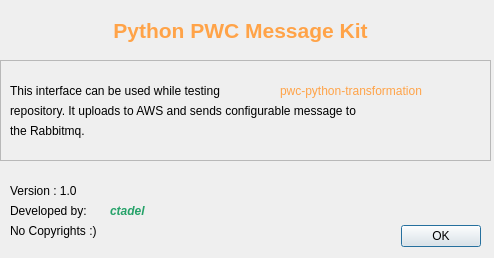
<?xml version="1.0" encoding="UTF-8"?>
<ui version="4.0">
 <class>about_window</class>
 <widget class="QDialog" name="about_window">
  <property name="geometry">
   <rect>
    <x>0</x>
    <y>0</y>
    <width>494</width>
    <height>258</height>
   </rect>
  </property>
  <property name="windowTitle">
   <string>About</string>
  </property>
  <property name="styleSheet">
   <string notr="true"/>
  </property>
  <widget class="QDialogButtonBox" name="buttonBox">
   <property name="geometry">
    <rect>
     <x>390</x>
     <y>220</y>
     <width>91</width>
     <height>32</height>
    </rect>
   </property>
   <property name="orientation">
    <enum>Qt::Horizontal</enum>
   </property>
   <property name="standardButtons">
    <set>QDialogButtonBox::Ok</set>
   </property>
  </widget>
  <widget class="QLabel" name="label">
   <property name="geometry">
    <rect>
     <x>100</x>
     <y>0</y>
     <width>281</width>
     <height>61</height>
    </rect>
   </property>
   <property name="maximumSize">
    <size>
     <width>801</width>
     <height>61</height>
    </size>
   </property>
   <property name="text">
    <string>&lt;html&gt;&lt;head/&gt;&lt;body&gt;&lt;p align=&quot;center&quot;&gt;&lt;span style=&quot; font-size:16pt; font-weight:600; color:#ffa348;&quot;&gt;Python PWC Message Kit&lt;/span&gt;&lt;/p&gt;&lt;/body&gt;&lt;/html&gt;</string>
   </property>
  </widget>
  <widget class="QFrame" name="frame">
   <property name="geometry">
    <rect>
     <x>0</x>
     <y>60</y>
     <width>491</width>
     <height>101</height>
    </rect>
   </property>
   <property name="frameShape">
    <enum>QFrame::StyledPanel</enum>
   </property>
   <property name="frameShadow">
    <enum>QFrame::Raised</enum>
   </property>
   <widget class="QLabel" name="label_2">
    <property name="geometry">
     <rect>
      <x>10</x>
      <y>10</y>
      <width>451</width>
      <height>41</height>
     </rect>
    </property>
    <property name="text">
     <string>This interface can be used while testing</string>
    </property>
   </widget>
   <widget class="QLabel" name="label_3">
    <property name="geometry">
     <rect>
      <x>10</x>
      <y>30</y>
      <width>501</width>
      <height>41</height>
     </rect>
    </property>
    <property name="text">
     <string>repository. It uploads to AWS and sends configurable message to</string>
    </property>
   </widget>
   <widget class="QLabel" name="label_4">
    <property name="geometry">
     <rect>
      <x>10</x>
      <y>50</y>
      <width>501</width>
      <height>41</height>
     </rect>
    </property>
    <property name="text">
     <string>the Rabbitmq.</string>
    </property>
   </widget>
   <widget class="QLabel" name="label_8">
    <property name="geometry">
     <rect>
      <x>280</x>
      <y>20</y>
      <width>191</width>
      <height>21</height>
     </rect>
    </property>
    <property name="styleSheet">
     <string notr="true">color: rgb(255, 163, 72)</string>
    </property>
    <property name="text">
     <string>pwc-python-transformation</string>
    </property>
   </widget>
  </widget>
  <widget class="QLabel" name="label_5">
   <property name="geometry">
    <rect>
     <x>10</x>
     <y>190</y>
     <width>101</width>
     <height>41</height>
    </rect>
   </property>
   <property name="text">
    <string>Developed by: </string>
   </property>
  </widget>
  <widget class="QLabel" name="label_6">
   <property name="geometry">
    <rect>
     <x>10</x>
     <y>210</y>
     <width>161</width>
     <height>41</height>
    </rect>
   </property>
   <property name="text">
    <string>No Copyrights :)</string>
   </property>
  </widget>
  <widget class="QLabel" name="label_7">
   <property name="geometry">
    <rect>
     <x>110</x>
     <y>190</y>
     <width>51</width>
     <height>41</height>
    </rect>
   </property>
   <property name="font">
    <font>
     <weight>75</weight>
     <italic>true</italic>
     <bold>true</bold>
    </font>
   </property>
   <property name="styleSheet">
    <string notr="true">color: rgb(38, 162, 105)</string>
   </property>
   <property name="text">
    <string>ctadel</string>
   </property>
  </widget>
  <widget class="QLabel" name="label_9">
   <property name="geometry">
    <rect>
     <x>10</x>
     <y>170</y>
     <width>161</width>
     <height>41</height>
    </rect>
   </property>
   <property name="text">
    <string>Version : 1.0</string>
   </property>
  </widget>
 </widget>
 <resources/>
 <connections>
  <connection>
   <sender>buttonBox</sender>
   <signal>accepted()</signal>
   <receiver>about_window</receiver>
   <slot>accept()</slot>
   <hints>
    <hint type="sourcelabel">
     <x>248</x>
     <y>254</y>
    </hint>
    <hint type="destinationlabel">
     <x>157</x>
     <y>274</y>
    </hint>
   </hints>
  </connection>
  <connection>
   <sender>buttonBox</sender>
   <signal>rejected()</signal>
   <receiver>about_window</receiver>
   <slot>reject()</slot>
   <hints>
    <hint type="sourcelabel">
     <x>316</x>
     <y>260</y>
    </hint>
    <hint type="destinationlabel">
     <x>286</x>
     <y>274</y>
    </hint>
   </hints>
  </connection>
 </connections>
</ui>
